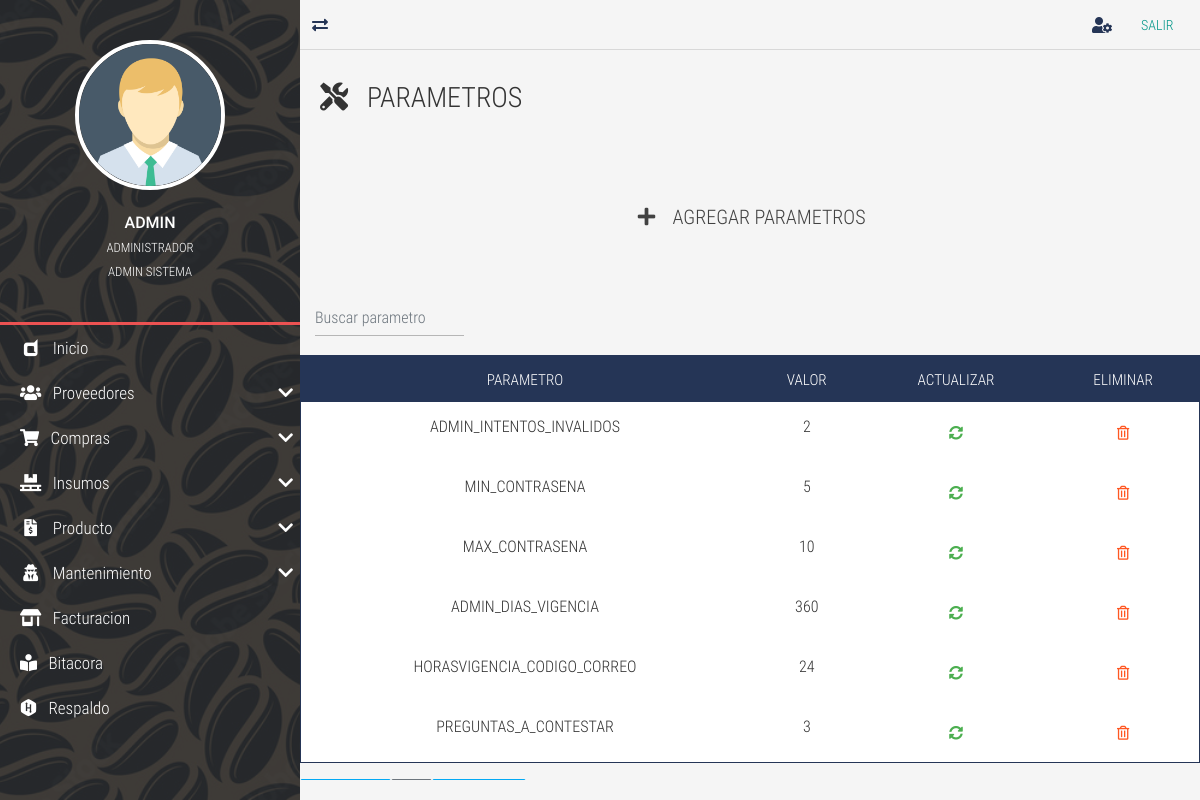
/parametros-list/ (signed in), run on the app's committed database.
### tables this page shows
CREATE TABLE `TBL_ms_parametros` (
  `id_parametro` int NOT NULL AUTO_INCREMENT,
  `parametro` varchar(60) NOT NULL,
  `valor` varchar(100) NOT NULL,
  `id_usuario` int NOT NULL,
  `creado_por` varchar(50) DEFAULT NULL,
  `fecha_creacion` datetime DEFAULT NULL,
  `modificado_por` varchar(50) DEFAULT NULL,
  `fecha_modificacion` datetime DEFAULT NULL,
  PRIMARY KEY (`id_parametro`),
  KEY `FK_TBL_ms_parametros_TBL_usuarios` (`id_usuario`),
  CONSTRAINT `FK_TBL_ms_parametros_TBL_usuarios` FOREIGN KEY (`id_usuario`) REFERENCES `TBL_usuarios` (`id_usuario`)
);

### controladores/vistasControlador.php (called while the page is built, shortened)
<?php
	class vistasControlador extends vistasModelo{
		public function obtener_plantilla_controlador(){
			return require_once "./vistas/plantilla.php";
		}
	}

### index.php (called while the page is built, shortened)
<?php
	require_once "./controladores/vistasControlador.php";
	$plantilla = new vistasControlador();
	$plantilla->obtener_plantilla_controlador();

### vistas/contenidos/parametros-list-view.php (the view, shortened to what this page needs)
<div class="full-box page-header">
	<h3 class="text-left">
		<i class="fas fa-tools"></i> &nbsp; PARAMETROS
	</h3>
</div>
<div class="container-fluid">
	<ul class="full-box list-unstyled page-nav-tabs">
		<li>
			<div class="btn btn-dark btn-lg" data-toggle="modal" data-target="#ModalCrear"><i class="fas fa-plus fa-fw"></i> &nbsp; AGREGAR PARAMETROS</div>
		</li>
	</ul>
</div>
<?php
	$where="";
?>
<div class="container-fluid">
  <form class="d-flex">
      <input class="form-control me-2 light-table-filter" data-table="table_id" type="text"
      placeholder="Buscar parametro">
</form>
</div>
      <table class="table table-striped table-dark table_id text-center" id="tblDatos">
        <thead>
        <tr>
            <th>PARAMETRO</th>
            <th>VALOR</th>
            <th>ACTUALIZAR</th>
			<th>ELIMINAR</th>
            </tr>
        </thead>
        <tbody>
		<?php
			include ("./cone.php");
			$SQL="SELECT * FROM TBL_ms_parametros
			$where";
			$dato = mysqli_query($conexion, $SQL);
			if($dato -> num_rows >0){
				while($fila=mysqli_fetch_array($dato)){
			?>
		<tr>
			<td><?php echo $fila['parametro']; ?></td>
			<td><?php echo $fila['valor']; ?></td>
			<td>
				<div class="btn btn-success" data-toggle="modal" data-target="#ModalActualizar<?php echo $fila['id_parametro'];?>">
					<i class="fas fa-sync-alt"> </i>
				</div>
			</td>
			<td>
				<form class="FormularioAjax" action="<?php echo SERVERURL; ?>ajax/parametroAjax.php" method="POST" data-form="delete" autocomplete="off">
				<button type="submit" class="btn btn-warning">
					<i class="far fa-trash-alt"></i>
				</button>
				</form>
			</td>
		</tr>
		<?php
			}
				}else{
		?>
		<tr class="text-center">
		<td colspan="16">No existen registros</td>
		</tr>
    <?php
		}
	?>
		</tbody>
  </table>

### vistas/css/all.css (style rules this page uses)
.fa, .fas, .far, .fal, .fab { -moz-osx-font-smoothing: grayscale; -webkit-font-smoothing: antialiased; display: inline-block; font-style: normal; font-variant: normal; text-rendering: auto; line-height: 1; }
.fa-fw { text-align: center; width: 1.25em; }
.fa-plus:before { content: "\f067"; }
.fa-sync-alt:before { content: "\f2f1"; }
.fa-tools:before { content: "\f7d9"; }
.fa-trash-alt:before { content: "\f2ed"; }
.far { font-family: 'Font Awesome 5 Free'; font-weight: 400; }
.fa, .fas { font-family: 'Font Awesome 5 Free'; font-weight: 900; }

### vistas/css/style.css (style rules this page uses)
:root { --color-one: #F5F5F5; --color-two: #24292E; --color-three: #EC5252; --form-color: #14111A; --accent-color: #253556; --border-color: #D8D8D8; }
body,html { font-family: 'roboto_condensed_light'; width: 100vw; height: 100vh; background-color: var(--color-one); color: #333; font-size: 16px; }
.full-box { margin: 0; padding: 0; box-sizing: border-box; width: 100%; }
.page-header { padding: 30px 20px 60px 20px; }
.page-header > :nth-child(1) { padding-bottom: 7px; }
.page-nav-tabs { display: flex; justify-content: center; flex-wrap: wrap; margin-bottom: 30px; }
.page-nav-tabs li, .page-nav-tabs li a { height: 40px; line-height: 40px; }
.page-nav-tabs li { margin: 5px 20px; }
.table .btn { margin-bottom: 0; }
.table thead th { color: #FFF; }
.table tbody tr { color: #333; transition: all .2s ease-in-out; }
.table-dark, .table { background-color: #fff; }
.table-dark { border: 1px solid var(--accent-color); }
.table-dark thead tr { background-color: var(--accent-color); }
.table-dark td, .table-dark thead th, .table-dark th { border: none; }
table form { margin-bottom: 0; }

### data on the page
tbl_ms_parametros: parametro "ADMIN_INTENTOS_INVALIDOS", valor "2"
tbl_ms_parametros: parametro "MIN_CONTRASENA", valor "5"
tbl_ms_parametros: parametro "MAX_CONTRASENA", valor "10"
tbl_ms_parametros: parametro "ADMIN_DIAS_VIGENCIA", valor "360"
tbl_ms_parametros: parametro "HORASVIGENCIA_CODIGO_CORREO", valor "24"
tbl_ms_parametros: parametro "PREGUNTAS_A_CONTESTAR", valor "3"

### other printed values
$_SESSION['usuario_login'] "ADMIN"
$_SESSION['nombre_usuario'] "ADMINISTRADOR"
$_SESSION['rol'] "ADMIN SISTEMA"
